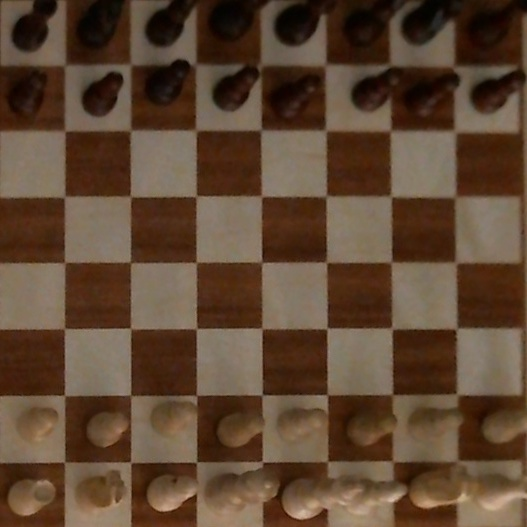
#> input picture testMedia/chessBoard012.jpg, 527 x 527 px, found by its file name
$ python harris_detector.py
#> lines starting #> are read from the running program, lines starting #| are printed output that depends on the picture
#!/usr/bin/python
# -*- encoding: utf-8 -*-
# part of https://github.com/WolfgangFahl/play-chess-with-a-webcam
# see https://docs.opencv.org/3.4/d4/d7d/tutorial_harris_detector.html
from __future__ import print_function
import cv2 as cv
import numpy as np
import argparse
from pathlib import Path

source_window = 'Source image'
corners_window = 'Corners detected'
max_thresh = 255

def cornerHarris_demo(val):
    thresh = val
    # Detector parameters
    blockSize = 2
    apertureSize = 3
    k = 0.04
    # Detecting corners
    dst = cv.cornerHarris(src_gray, blockSize, apertureSize, k)
    # Normalizing
    dst_norm = np.empty(dst.shape, dtype=np.float32)
    cv.normalize(dst, dst_norm, alpha=0, beta=255, norm_type=cv.NORM_MINMAX)
    dst_norm_scaled = cv.convertScaleAbs(dst_norm)
    # Drawing a circle around corners
    for i in range(dst_norm.shape[0]):
        for j in range(dst_norm.shape[1]):
            if int(dst_norm[i,j]) > thresh:
                cv.circle(dst_norm_scaled, (j,i), 5, (0), 2)
    # Showing the result
    cv.namedWindow(corners_window)
    cv.imshow(corners_window, dst_norm_scaled)
# Load source image and convert it to gray

scriptPath = Path(__file__).parent
projectPath = scriptPath.parent.parent
testMediaPath = Path(projectPath, 'testMedia')
parser = argparse.ArgumentParser(description='Code for Harris corner detector tutorial.')
parser.add_argument('--input', help='Path to input image.', default=str(testMediaPath)+'/chessboard012.jpg')
args = parser.parse_args()
src = cv.imread(cv.samples.findFile(args.input))
#> src is the input picture: shape (527, 527, 3); mean B, G, R 51.1, 70.5, 94.1
if src is None:
    print('Could not open or find the image:', args.input)
    exit(0)
src_gray = cv.cvtColor(src, cv.COLOR_BGR2GRAY)
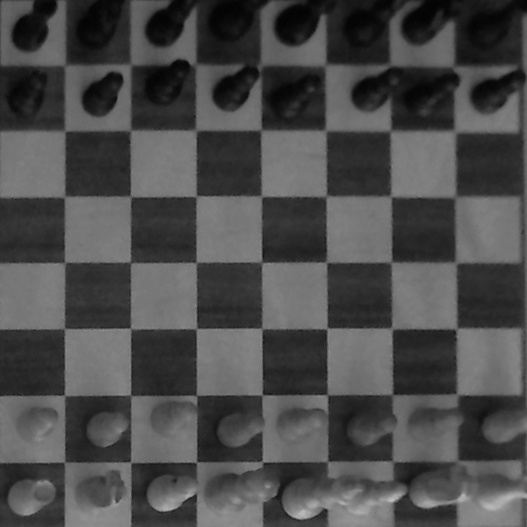
#> src_gray: shape (527, 527); min 2, max 194, mean 75.3
# Create a window and a trackbar
cv.namedWindow(source_window)
thresh = 200 # initial threshold
cv.createTrackbar('Threshold: ', source_window, thresh, max_thresh, cornerHarris_demo)
cv.imshow(source_window, src)
cornerHarris_demo(thresh)
#> in cornerHarris_demo, `dst = cv.cornerHarris(src_gray, blockSize, apertureSize, k)`:
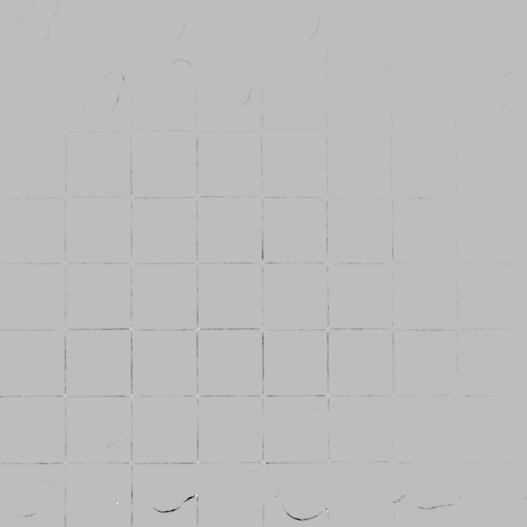
#> dst: shape (527, 527) float32; min -0.000969, max 0.000335, mean -2.5e-06; drawn with min black and max white
#> after the loop in cornerHarris_demo, `for i in range(dst_norm.shape[0]):`:
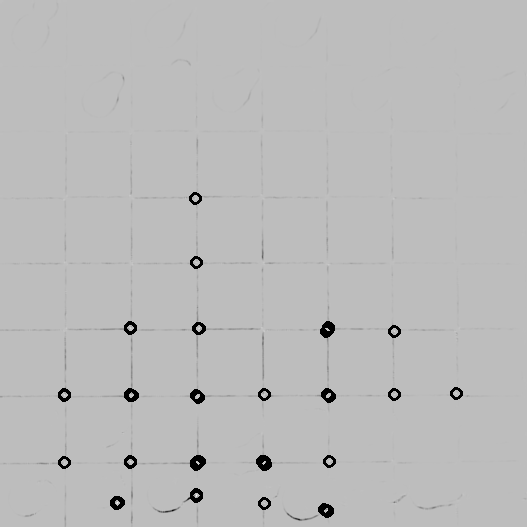
#> dst_norm_scaled: shape (527, 527); min 0, max 255, mean 186.8
cv.waitKey()

$ run again, with testMedia/chessBoard001.jpg copied over testMedia/chessBoard012.jpg
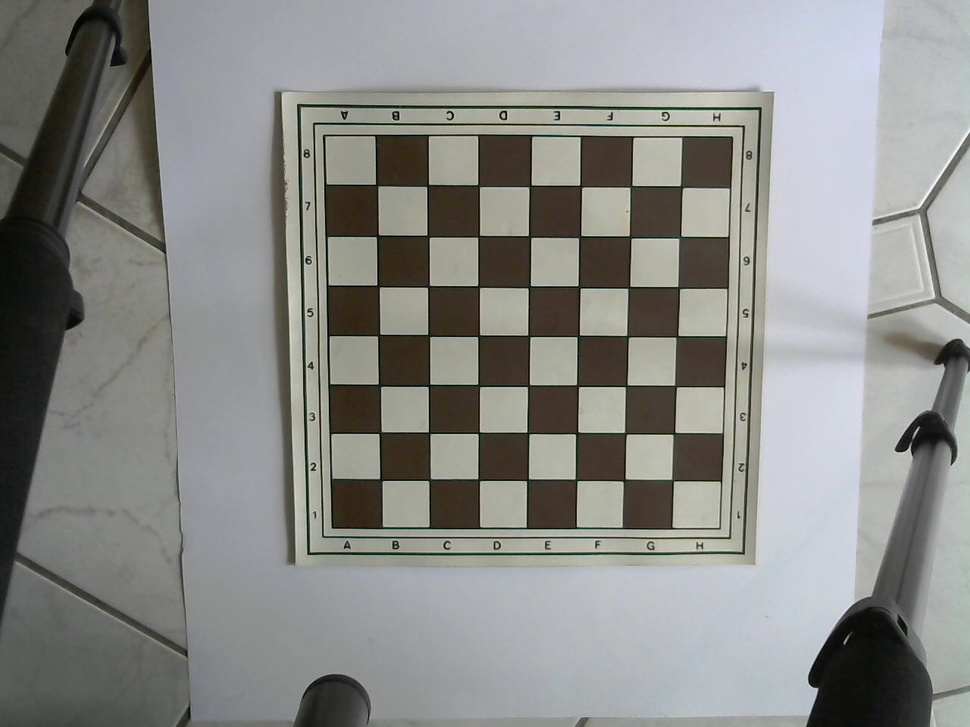
#> input picture testMedia/chessBoard001.jpg, 970 x 727 px, shrunk from 1280 x 960 before the run, found by its file name
#> src is the input picture: shape (727, 970, 3); mean B, G, R 136, 138.5, 137.9
#> in cornerHarris_demo, `dst = cv.cornerHarris(src_gray, blockSize, apertureSize, k)`:
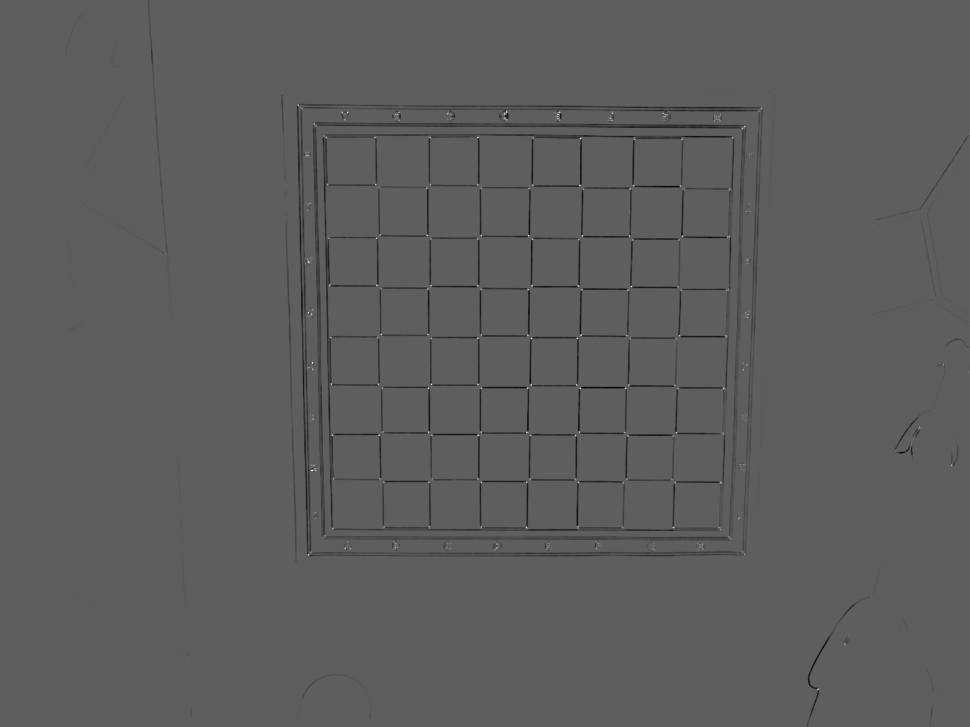
#> dst: shape (727, 970) float32; min -0.00656, max 0.0111, mean -8.89e-05; drawn with min black and max white
#> after the loop in cornerHarris_demo, `for i in range(dst_norm.shape[0]):`:
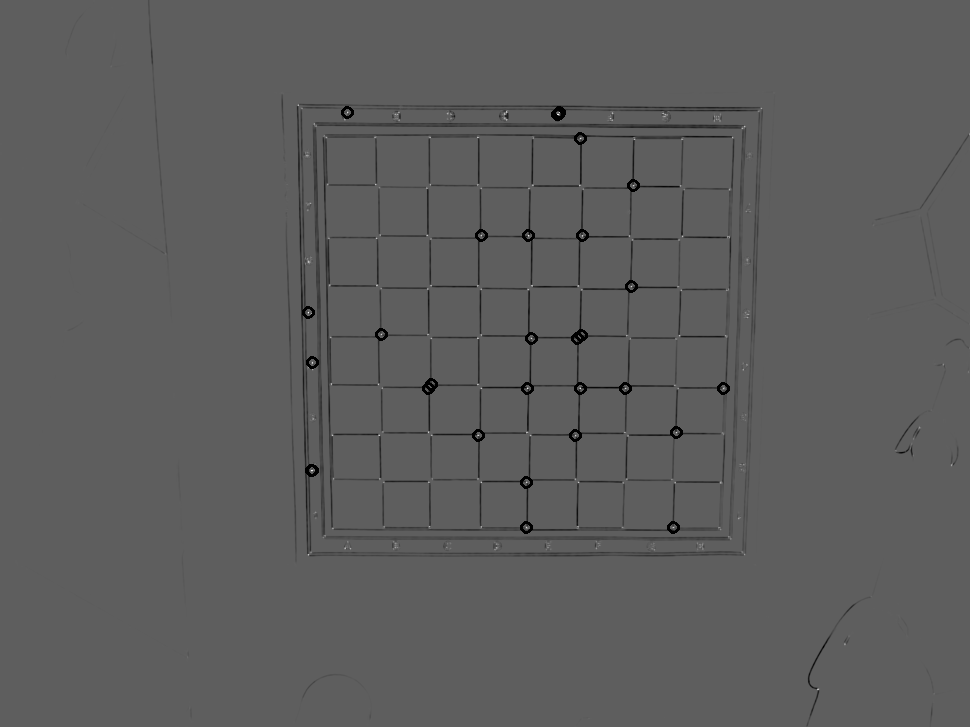
#> dst_norm_scaled: shape (727, 970); min 0, max 255, mean 92.5

$ run again, with testMedia/chessBoard002.jpg copied over testMedia/chessBoard012.jpg
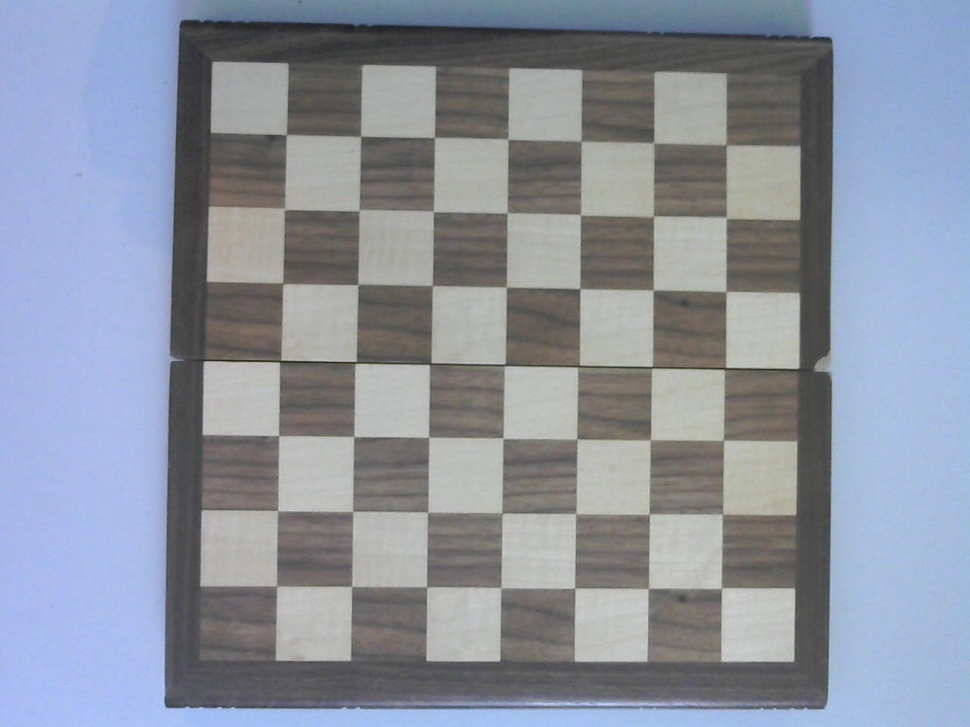
#> input picture testMedia/chessBoard002.jpg, 970 x 727 px, shrunk from 1280 x 960 before the run, found by its file name
#> src is the input picture: shape (727, 970, 3); mean B, G, R 159.5, 146.6, 140
#> `src_gray = cv.cvtColor(src, cv.COLOR_BGR2GRAY)`:
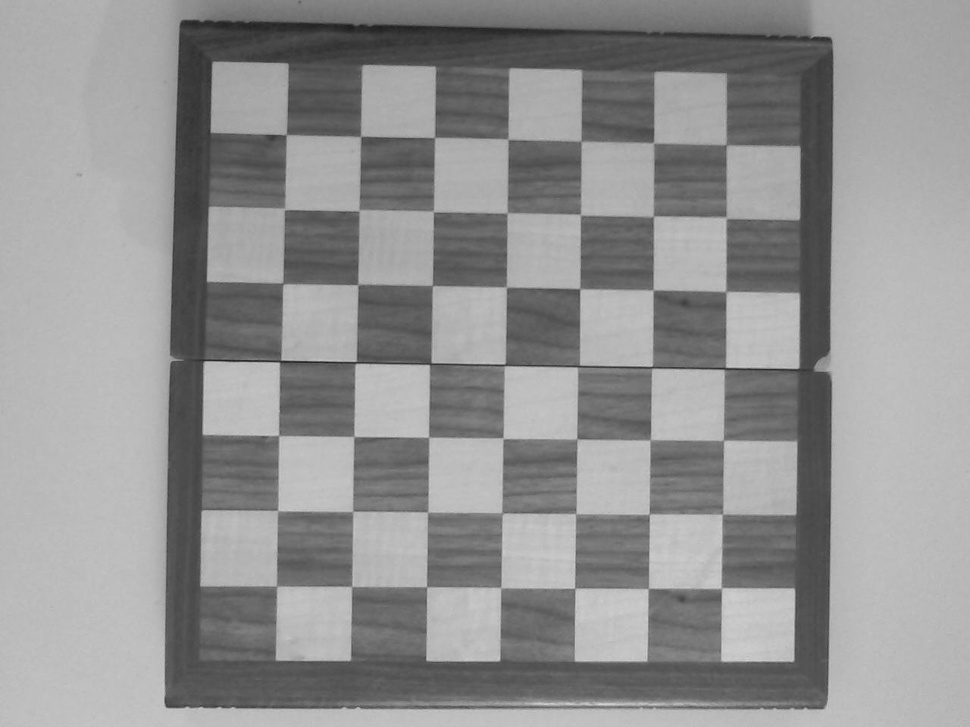
#> src_gray: shape (727, 970); min 27, max 213, mean 146.1
#> after the loop in cornerHarris_demo, `for i in range(dst_norm.shape[0]):`:
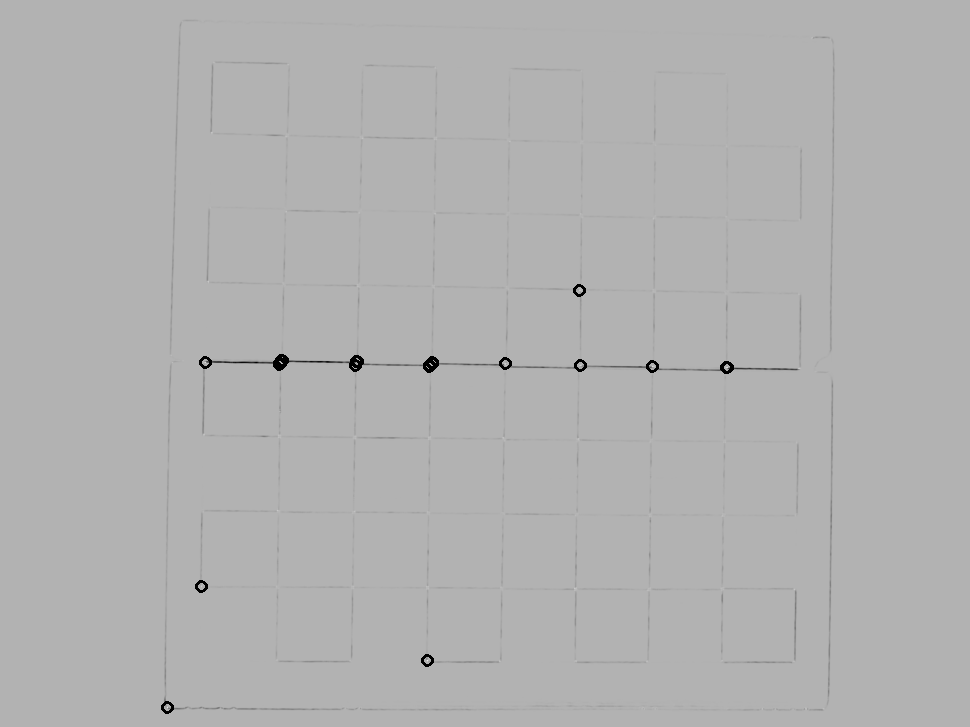
#> dst_norm_scaled: shape (727, 970); min 0, max 238, mean 177.2

$ run again, with testMedia/chessBoard003.jpg copied over testMedia/chessBoard012.jpg
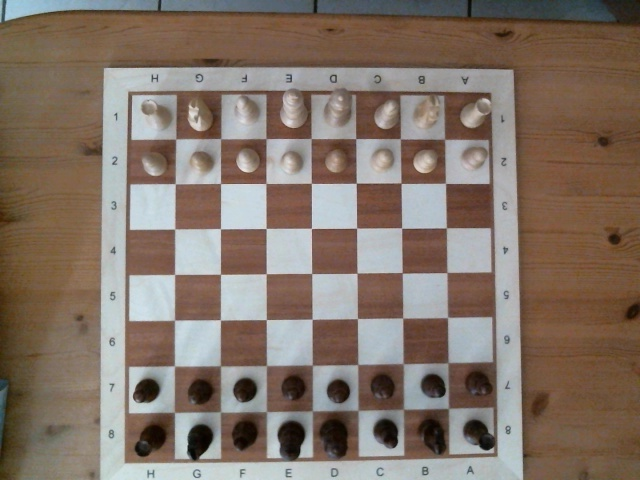
#> input picture testMedia/chessBoard003.jpg, 640 x 480 px, found by its file name
#> src is the input picture: shape (480, 640, 3); mean B, G, R 104.3, 115.6, 130.6
#> `src_gray = cv.cvtColor(src, cv.COLOR_BGR2GRAY)`:
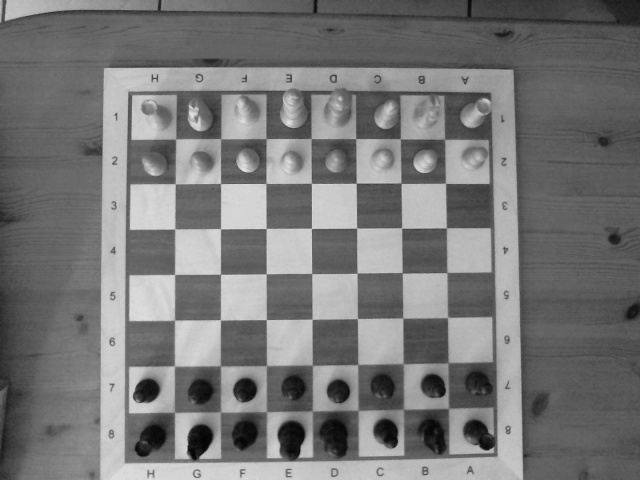
#> src_gray: shape (480, 640); min 3, max 231, mean 118.8
#> after the loop in cornerHarris_demo, `for i in range(dst_norm.shape[0]):`:
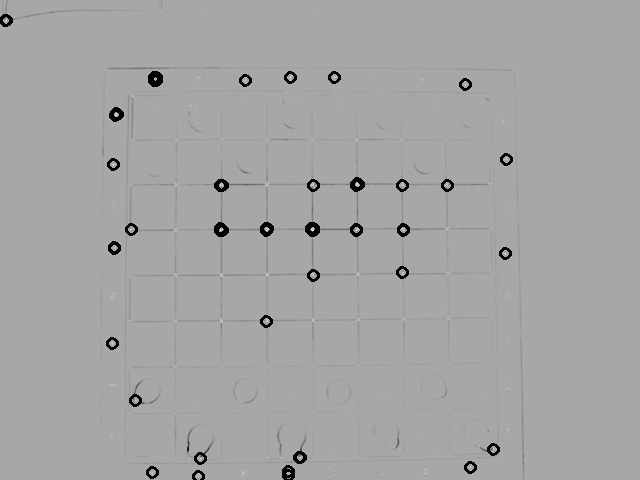
#> dst_norm_scaled: shape (480, 640); min 0, max 255, mean 164.5
